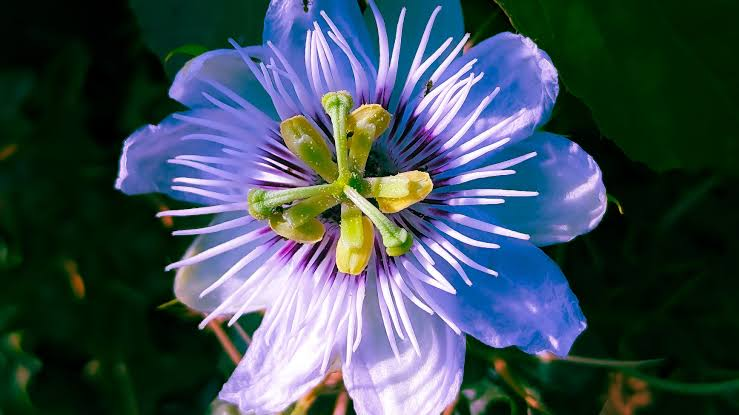
#> input picture phase-6/flower.jpg, 739 x 415 px, found by its file name
$ python canny.py
#> lines starting #> are read from the running program, lines starting #| are printed output that depends on the picture; after the words box and inside, x2 and y2 are one past the last pixel; in counts of white or black regions, pixels touching at a corner belong together
import cv2
import numpy as np
#load
image = cv2.imread("phase-6\\flower.jpg",cv2.IMREAD_GRAYSCALE)
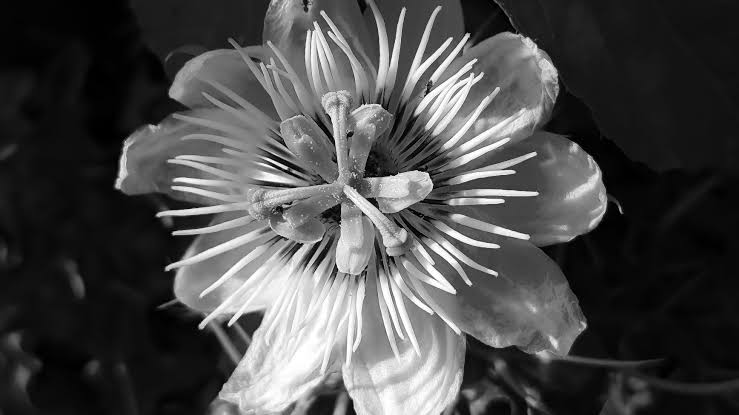
#> image: shape (415, 739); min 0, max 255, mean 74.5

edges = cv2.Canny(image,50,150)
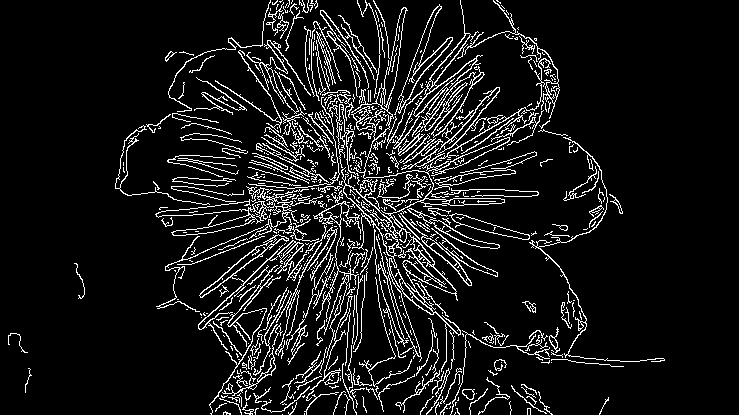
#> edges: shape (415, 739); 9.3% white in thin lines or dots, all inside (x1, y1, x2, y2) = (8, 0, 665, 415)


cv2.imshow("Original Image",image)
cv2.imshow("Image",edges)
cv2.waitKey(0)
cv2.destroyAllWindows()

$ run again, with phase-6/7cb1ce51-2bc2-4fba-8bb0-490ae07c47d5.jpg copied over phase-6/flower.jpg
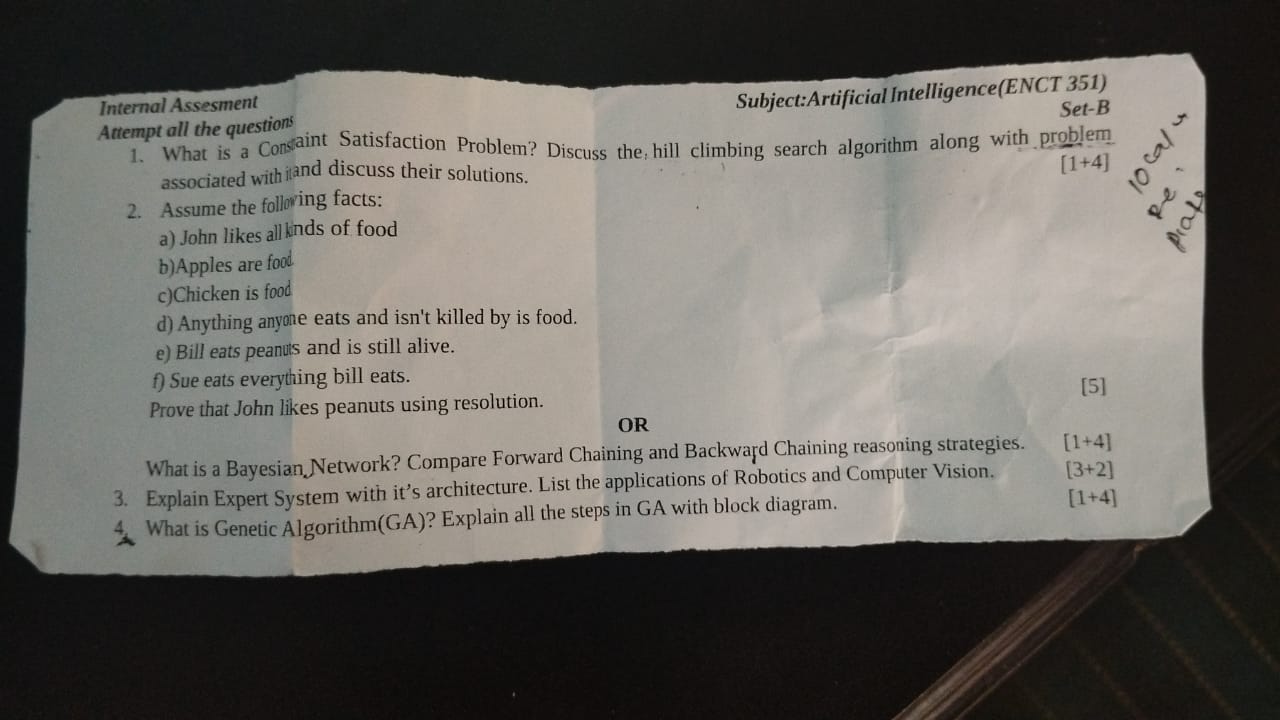
#> input picture phase-6/7cb1ce51-2bc2-4fba-8bb0-490ae07c47d5.jpg, 1280 x 720 px, found by its file name
#> `edges = cv2.Canny(image,50,150)`:
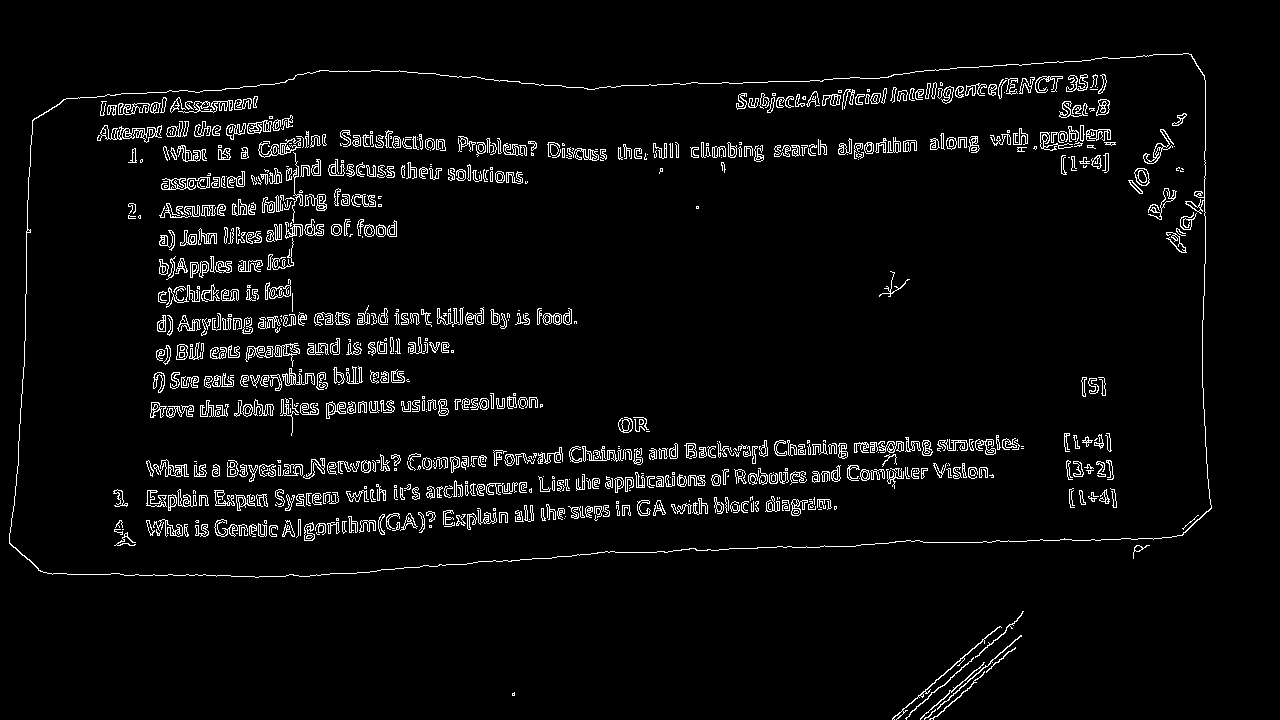
#> edges: shape (720, 1280); 4.3% white in thin lines or dots, all inside (x1, y1, x2, y2) = (9, 53, 1212, 720)

$ run again, with phase-6/f51e298b-3976-4372-8a5f-436c1475f42b.jpg copied over phase-6/flower.jpg
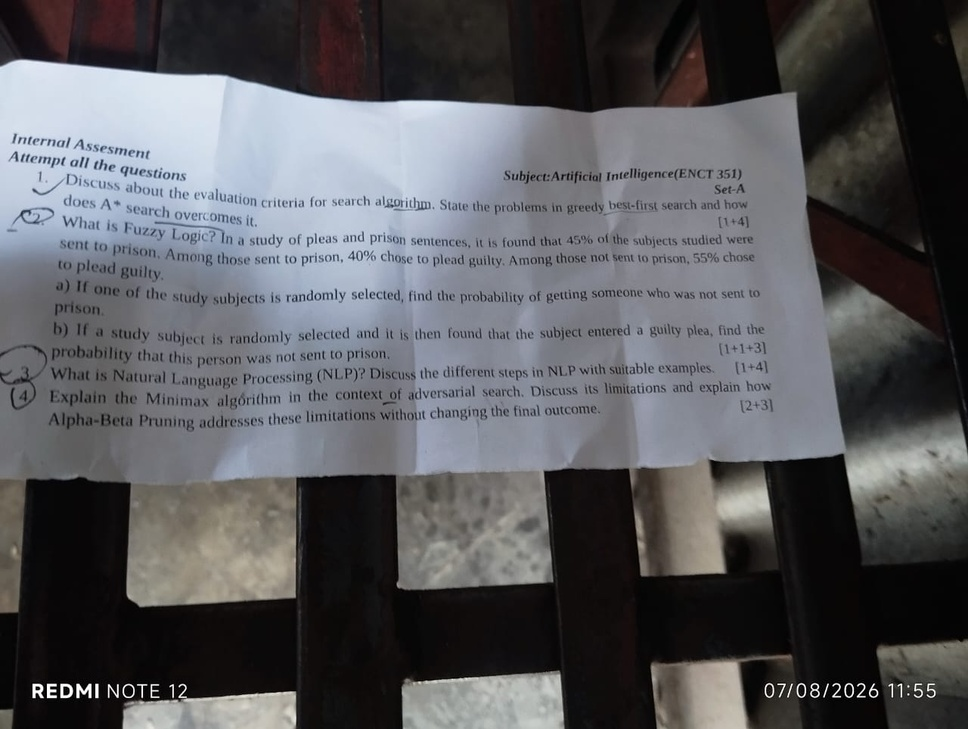
#> input picture phase-6/f51e298b-3976-4372-8a5f-436c1475f42b.jpg, 968 x 729 px, shrunk from 1280 x 963 before the run, found by its file name
#> `image = cv2.imread("phase-6\\flower.jpg",cv2.IMREAD_GRAYSCALE)`:
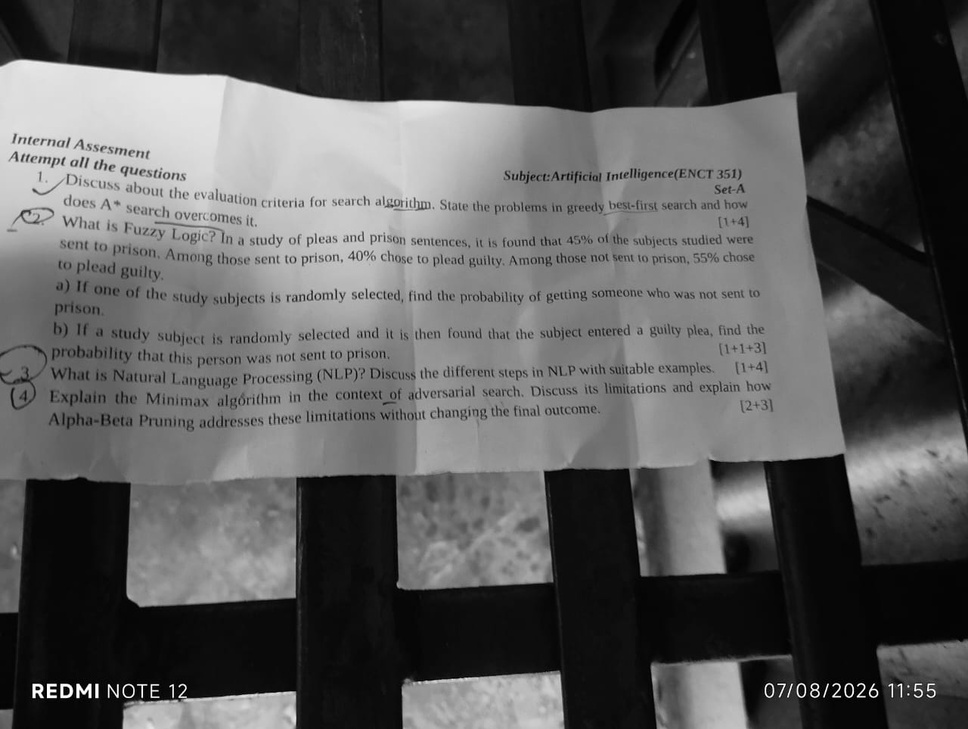
#> image: shape (729, 968); min 0, max 255, mean 88.9
#> `edges = cv2.Canny(image,50,150)`:
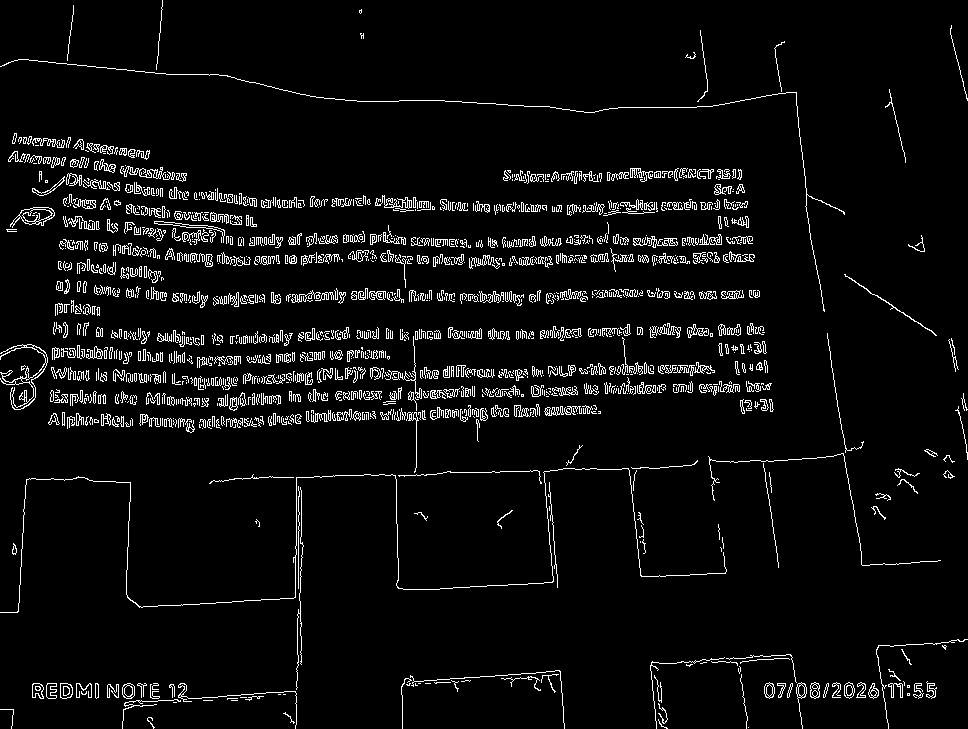
#> edges: shape (729, 968); 5.1% white in thin lines or dots

$ run again, with phase-6/great-nature-waterfall-wide.webp saved as phase-6/flower.jpg
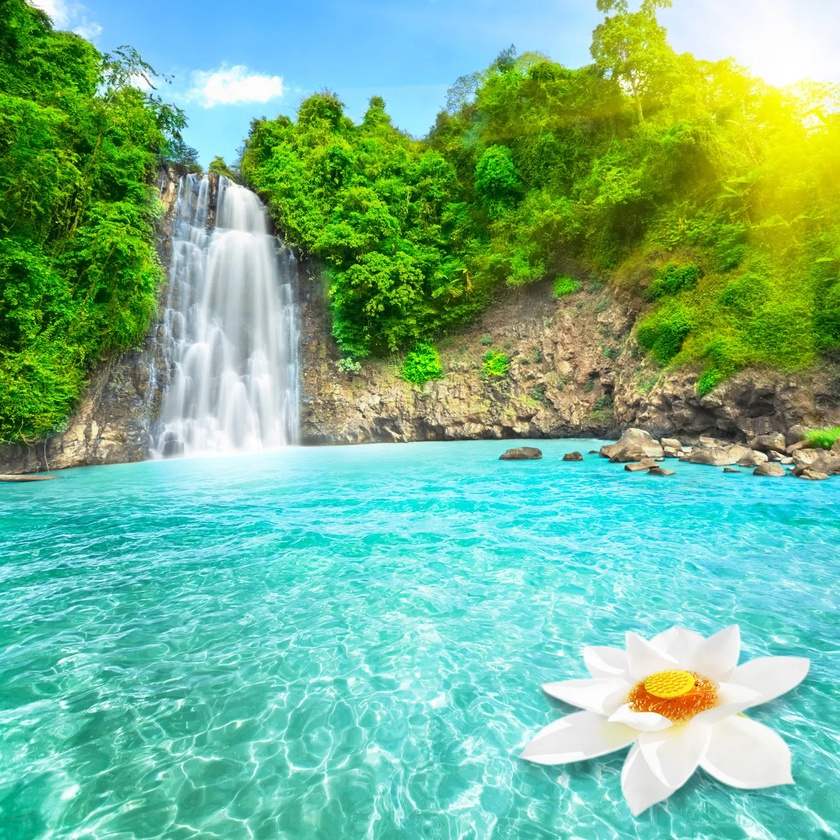
#> input picture phase-6/great-nature-waterfall-wide.webp, 840 x 840 px, shrunk from 1400 x 1400 before the run, found by its file name
#> `image = cv2.imread("phase-6\\flower.jpg",cv2.IMREAD_GRAYSCALE)`:
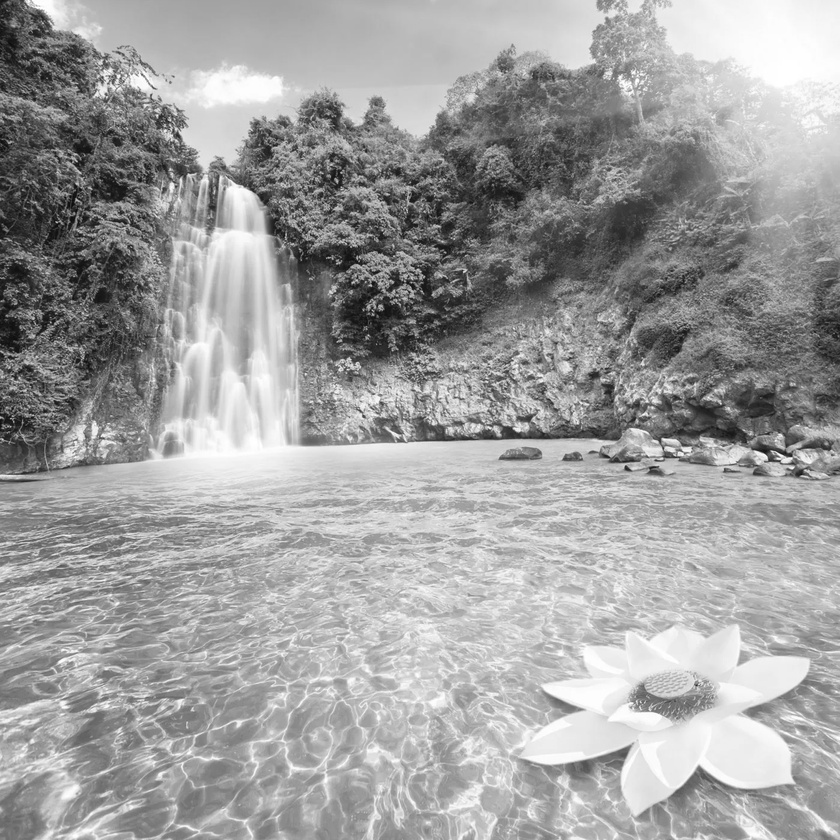
#> image: shape (840, 840); min 9, max 255, mean 159
#> `edges = cv2.Canny(image,50,150)`:
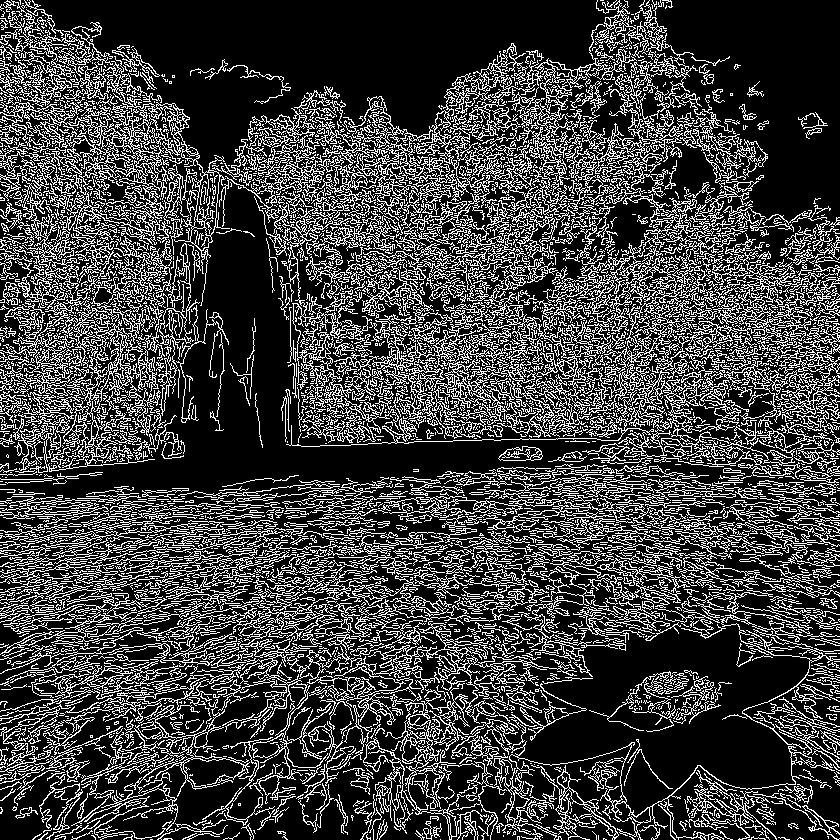
#> edges: shape (840, 840); 25.2% white in thin lines or dots
